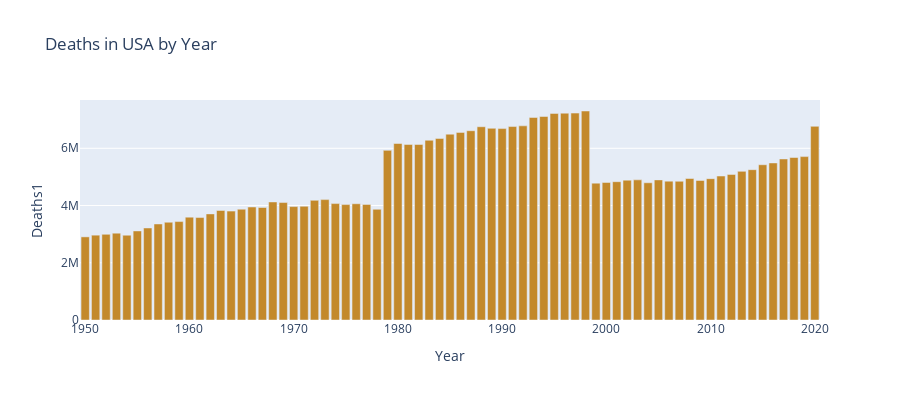

Here is the notebook cell this chart was saved with:
### Code cell
color_discrete_sequence = ['#c3892b'] * len(USA_DeathsPDF)
fig3 = px.bar(USA_DeathsPDF, x = 'Year', y = 'Deaths1', hover_data = ['Year', 'Deaths1'], color_discrete_sequence = color_discrete_sequence,
            title = 'Deaths in USA by Year', labels = {'pop':'population of Canada'}, height = 400)
fig3.show()

### Figure 1 — Plotly figure (JSON) as saved in the notebook; plotly's stock layout.template omitted (floating-point values rounded to 4 significant figures)
{"data": [{"alignmentgroup": "True", "hovertemplate": "Year=%{x}<br>Deaths1=%{y}<extra></extra>", "legendgroup": "", "marker": {"color": "#c3892b", "pattern": {"shape": ""}}, "name": "", "offsetgroup": "", "orientation": "v", "showlegend": false, "textposition": "auto", "type": "bar", "x": [1950, 1951, 1952, 1953, 1954, 1955, 1956, 1957, 1958, 1959, 1960, 1961, 1962, 1963, 1964, 1965, 1966, 1967, 1968, 1969, 1970, 1971, 1972, 1973, 1974, 1975, 1976, 1977, 1978, 1979, 1980, 1981, 1982, 1983, 1984, 1985, 1986, 1987, 1988, 1989, 1990, 1991, 1992, 1993, 1994, 1995, 1996, 1997, 1998, 1999, 2000, 2001, 2002, 2003, 2004, 2005, 2006, 2007, 2008, 2009, 2010, 2011, 2012, 2013, 2014, 2015, 2016, 2017, 2018, 2019, 2020], "xaxis": "x", "y": [2904908, 2964198, 2993676, 3035082, 2962182, 3112469, 3215610, 3355874, 3416488, 3439439, 3594792, 3579578, 3707370, 3826999, 3804921, 3872449, 3948341, 3931946, 4125335, 4104225, 3963193, 3975616, 4181782, 4206963, 4067784, 4032636, 4061658, 4038974, 3868693, 5928121, 6167560, 6134655, 6132992, 6279844, 6344573, 6493522, 6555846, 6614053, 6753004, 6697777, 6688950, 6759764, 6784230, 7077455, 7111277, 7218922, 7227766, 7230582, 7303156, 4782798, 4806702, 4832850, 4886774, 4896576, 4795230, 4896034, 4852598, 4847790, 4943968, 4875888, 4938576, 5030916, 5086558, 5193986, 5252836, 5425260, 5488496, 5627006, 5678410, 5709676, 6767458], "yaxis": "y"}], "layout": {"barmode": "relative", "height": 400, "legend": {"tracegroupgap": 0}, "title": {"text": "Deaths in USA by Year"}, "xaxis": {"anchor": "y", "domain": [0, 1], "title": {"text": "Year"}}, "yaxis": {"anchor": "x", "domain": [0, 1], "title": {"text": "Deaths1"}}}}
